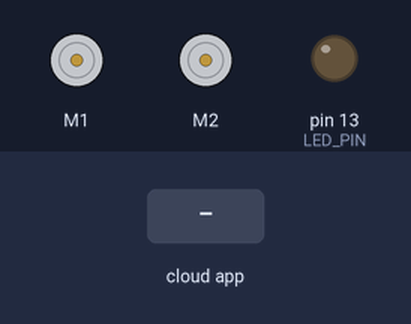
Bench run of a sketch on a simulated Arduino Uno, built with avr-gcc and run on an emulated ATmega328P. Parts: 2 × DC motor (green arrow = forward, orange = backward, longer = faster), output pins drawn as LEDs (lit = HIGH). The test bench sets the inputs (shaded band). The ROS host is connected and sends only what is stated.

Above: at 1.2 s.
1.3 s: the phone or cloud app sets motor to 0
2.8 s: the phone or cloud app sets motor to 1
At 3.9 s:
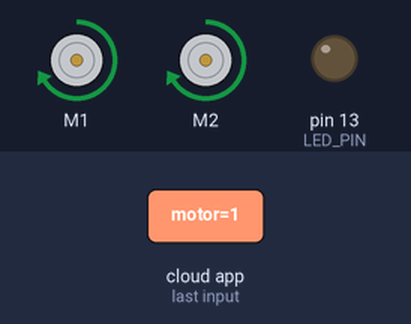
Timing chart, 0 to 5.8 s (numbered marks = the images above; inputs shaded):
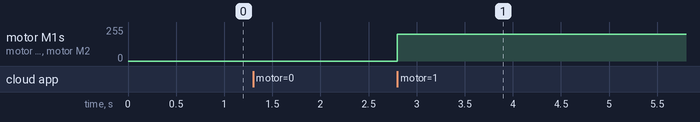

The sketch:

redbot_ros_driver.ino
```cpp
#include <ros.h>
#include <std_msgs/Bool.h>
#include <std_msgs/Int32.h>
#include <ArduinoHardware.h>

#include <RedBot.h>
//#include <RedBotSoftwareSerial.h>


// Flag for bumpers to send the signal that something's wrong and the motors should
//  be disabled for now. Set in the bump functions, volatile so the change is sure
//  to propagate to the loop() function.
volatile boolean bumped = true;


ros::NodeHandle nh;


// Create an alias for the onboard pushbutton.
#define BUTTON_PIN 12

// Create an alias for the onboard LED.
#define LED_PIN 13


///////////////
// Motor

// Instantiate the motors.
RedBotMotor motors;


void motorCB( const std_msgs::Bool& motorOn){
  if (motorOn.data && !bumped)
  {
    motors.drive(200);

  }
  else motors.brake();
}

ros::Subscriber<std_msgs::Bool> sub("motor", &motorCB );


/////  Encoder
// Instantiate our encoder.
RedBotEncoder encoder = RedBotEncoder(A2, A3); // left, right

std_msgs::Int32 encoder_msg;
ros::Publisher lwheel_pub("lwheel", &encoder_msg);
ros::Publisher rwheel_pub("rwheel", &encoder_msg);


// Instantiate a couple of whisker switches. Call bump() when one of them
//  hits something. There's no stopping you having a different function for
//  each whisker; I just chose not to.
RedBotBumper lBumper(10, &bump);
RedBotBumper rBumper(11, &bump);

std_msgs::Bool pushed_msg;
ros::Publisher bumper("bumper", &pushed_msg);


void setup() {
  nh.initNode();
  nh.advertise(bumper);
  nh.subscribe(sub);
  nh.advertise(lwheel_pub);
  nh.advertise(rwheel_pub);

  // Set up our two built-in IO devices- the button and the LED.
  pinMode(BUTTON_PIN, INPUT_PULLUP);
  pinMode(LED_PIN, OUTPUT);

  bumped=false;

}

void loop() {
  static unsigned long loopStart = millis();

  // Wait for the button to be pressed, then turn off the "bumped" flag
  //  so the motors can run. Also, clear the encoders, so we can track
  //  our motion.
  if (bumped == true && digitalRead(10)== HIGH && digitalRead(11) == HIGH)
  {
    bumped = false;
    pushed_msg.data = false;
    bumper.publish(&pushed_msg);

  }

  // TODO(chalko) how often ?
  if(loopStart +  100 <  millis()) {
    loopStart = millis();
    encoder_msg.data = encoder.getTicks(LEFT);
    lwheel_pub.publish(&encoder_msg);
    encoder_msg.data = encoder.getTicks(RIGHT)+7;
    rwheel_pub.publish(&encoder_msg);
  }
  nh.spinOnce();
}

// This is the function that gets called when we bump something. It
//  stops the motors, signals that a bump occurred (so loop() doesn't
//  just start the motors back up), and issues a nasty little tone to
//  tell the user what's up.
void bump()
{
  motors.brake();
  pushed_msg.data = true;
  bumper.publish(&pushed_msg);
  bumped = true;
}
```

Measured:
- after the input at 2.8 s, motor M1, motor M2: stopped → forward 199/255 at once
